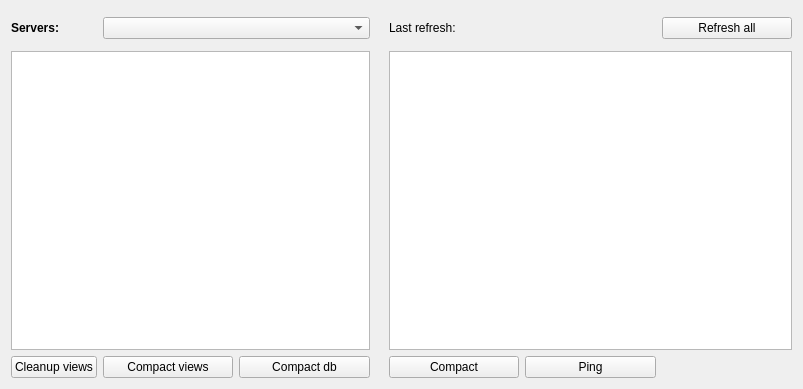
<?xml version="1.0" encoding="UTF-8"?>
<ui version="4.0">
 <class>DocManager</class>
 <widget class="QWidget" name="DocManager">
  <property name="geometry">
   <rect>
    <x>0</x>
    <y>0</y>
    <width>803</width>
    <height>389</height>
   </rect>
  </property>
  <property name="windowTitle">
   <string>DB Manager</string>
  </property>
  <layout class="QGridLayout" name="gridLayout" columnstretch="8,20,20,2,20,20,20">
   <item row="0" column="6" rowspan="3">
    <widget class="QPushButton" name="btn_refresh_all">
     <property name="text">
      <string>Refresh all</string>
     </property>
    </widget>
   </item>
   <item row="1" column="0">
    <widget class="QLabel" name="label">
     <property name="font">
      <font>
       <weight>75</weight>
       <bold>true</bold>
      </font>
     </property>
     <property name="text">
      <string>Servers:</string>
     </property>
    </widget>
   </item>
   <item row="1" column="5">
    <widget class="QLabel" name="lbl_last_update">
     <property name="text">
      <string/>
     </property>
    </widget>
   </item>
   <item row="3" column="0" colspan="3">
    <widget class="QTreeView" name="tlw_db_list">
     <property name="enabled">
      <bool>true</bool>
     </property>
     <property name="cursor" stdset="0">
      <cursorShape>ArrowCursor</cursorShape>
     </property>
     <property name="editTriggers">
      <set>QAbstractItemView::CurrentChanged|QAbstractItemView::DoubleClicked</set>
     </property>
     <property name="showDropIndicator" stdset="0">
      <bool>false</bool>
     </property>
     <property name="rootIsDecorated">
      <bool>false</bool>
     </property>
     <property name="itemsExpandable">
      <bool>false</bool>
     </property>
     <property name="expandsOnDoubleClick">
      <bool>false</bool>
     </property>
    </widget>
   </item>
   <item row="3" column="4" colspan="3">
    <widget class="QTreeView" name="tlw_view_list">
     <property name="enabled">
      <bool>true</bool>
     </property>
     <property name="cursor" stdset="0">
      <cursorShape>ArrowCursor</cursorShape>
     </property>
     <property name="editTriggers">
      <set>QAbstractItemView::CurrentChanged|QAbstractItemView::DoubleClicked</set>
     </property>
     <property name="showDropIndicator" stdset="0">
      <bool>false</bool>
     </property>
     <property name="rootIsDecorated">
      <bool>false</bool>
     </property>
     <property name="itemsExpandable">
      <bool>false</bool>
     </property>
     <property name="expandsOnDoubleClick">
      <bool>false</bool>
     </property>
    </widget>
   </item>
   <item row="4" column="0">
    <widget class="QPushButton" name="btn_clean_views">
     <property name="text">
      <string>Cleanup views</string>
     </property>
    </widget>
   </item>
   <item row="4" column="1">
    <widget class="QPushButton" name="btn_compact_views">
     <property name="text">
      <string>Compact views</string>
     </property>
    </widget>
   </item>
   <item row="4" column="2">
    <widget class="QPushButton" name="btn_compact_db">
     <property name="text">
      <string>Compact db</string>
     </property>
    </widget>
   </item>
   <item row="1" column="1" colspan="2">
    <widget class="QComboBox" name="cmb_servers"/>
   </item>
   <item row="4" column="4">
    <widget class="QPushButton" name="btn_compact">
     <property name="text">
      <string>Compact</string>
     </property>
    </widget>
   </item>
   <item row="4" column="5">
    <widget class="QPushButton" name="btn_ping">
     <property name="text">
      <string>Ping</string>
     </property>
    </widget>
   </item>
   <item row="1" column="4">
    <widget class="QLabel" name="label_2">
     <property name="text">
      <string>Last refresh:</string>
     </property>
    </widget>
   </item>
  </layout>
  <action name="actionClosemanager">
   <property name="checkable">
    <bool>true</bool>
   </property>
   <property name="text">
    <string>closemanager</string>
   </property>
   <property name="shortcut">
    <string>Ctrl+W</string>
   </property>
  </action>
 </widget>
 <resources/>
 <connections/>
</ui>
